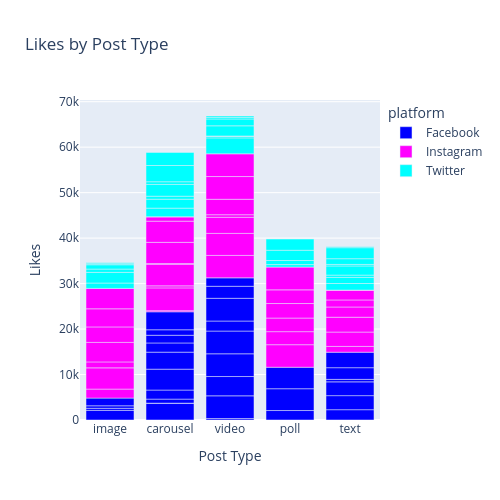

Source (notebook cell):
### Code cell
fig=px.bar(df,x="post_type",y="likes",width=500,height=500,title="Likes by Post Type",color="platform",color_discrete_map={"Facebook":"blue","Instagram":"magenta","Twitter":"cyan"})
fig.update_layout(xaxis_title="Post Type",yaxis_title="Likes")
fig.show()

### Figure 1 — Plotly figure (JSON) as saved in the notebook; plotly's stock layout.template omitted (floating-point values rounded to 4 significant figures)
{"data": [{"hovertemplate": "platform=Facebook<br>post_type=%{x}<br>likes=%{y}<extra></extra>", "legendgroup": "Facebook", "marker": {"color": "blue", "pattern": {"shape": ""}}, "name": "Facebook", "orientation": "v", "showlegend": true, "textposition": "auto", "type": "bar", "x": ["image", "carousel", "video", "carousel", "carousel", "image", "carousel", "poll", "image", "carousel", "poll", "video", "video", "video", "poll", "video", "video", "carousel", "text", "carousel", "text", "carousel", "text", "video", "text", "video", "carousel", "text", "text", "carousel", "video", "image"], "xaxis": "x", "y": [2121, 3660, 317, 45, 889, 455, 1992, 2083, 548, 4594, 4795, 5000, 4245, 5000, 4726, 5000, 2204, 3742, 2265, 2026, 3094, 1690, 3026, 5000, 553, 2642, 1203, 2566, 3404, 3956, 1857, 1694], "yaxis": "y"}, {"hovertemplate": "platform=Instagram<br>post_type=%{x}<br>likes=%{y}<extra></extra>", "legendgroup": "Instagram", "marker": {"color": "magenta", "pattern": {"shape": ""}}, "name": "Instagram", "orientation": "v", "showlegend": true, "textposition": "auto", "type": "bar", "x": ["poll", "carousel", "image", "text", "poll", "carousel", "text", "image", "image", "carousel", "video", "text", "text", "text", "image", "image", "video", "carousel", "video", "carousel", "image", "video", "video", "video", "text", "poll", "carousel", "carousel", "video", "text", "poll", "carousel", "poll", "carousel", "poll", "image"], "xaxis": "x", "y": [4955, 256, 1982, 1274, 2872, 5000, 3161, 4665, 1309, 447, 4929, 3259, 2251, 1551, 4297, 3401, 4846, 4763, 3544, 130, 3982, 560, 3398, 5000, 2153, 2990, 4678, 4656, 5000, 15, 3195, 951, 3005, 36, 5000, 4483], "yaxis": "y"}, {"hovertemplate": "platform=Twitter<br>post_type=%{x}<br>likes=%{y}<extra></extra>", "legendgroup": "Twitter", "marker": {"color": "cyan", "pattern": {"shape": ""}}, "name": "Twitter", "orientation": "v", "showlegend": true, "textposition": "auto", "type": "bar", "x": ["image", "video", "carousel", "text", "video", "text", "image", "text", "text", "poll", "carousel", "text", "poll", "video", "poll", "poll", "carousel", "carousel", "video", "image", "text", "image", "video", "carousel", "video", "image", "image", "carousel", "text", "carousel", "video", "text"], "xaxis": "x", "y": [1183, 3499, 1878, 1446, 304, 1333, 2348, 512, 2013, 559, 1961, 332, 898, 119, 2253, 2463, 667, 2586, 2236, 725, 1268, 950, 1498, 592, 344, 227, 187, 3571, 2416, 2884, 314, 229], "yaxis": "y"}], "layout": {"barmode": "relative", "height": 500, "legend": {"title": {"text": "platform"}, "tracegroupgap": 0}, "title": {"text": "Likes by Post Type"}, "width": 500, "xaxis": {"anchor": "y", "domain": [0, 1], "title": {"text": "Post Type"}}, "yaxis": {"anchor": "x", "domain": [0, 1], "title": {"text": "Likes"}}}}
